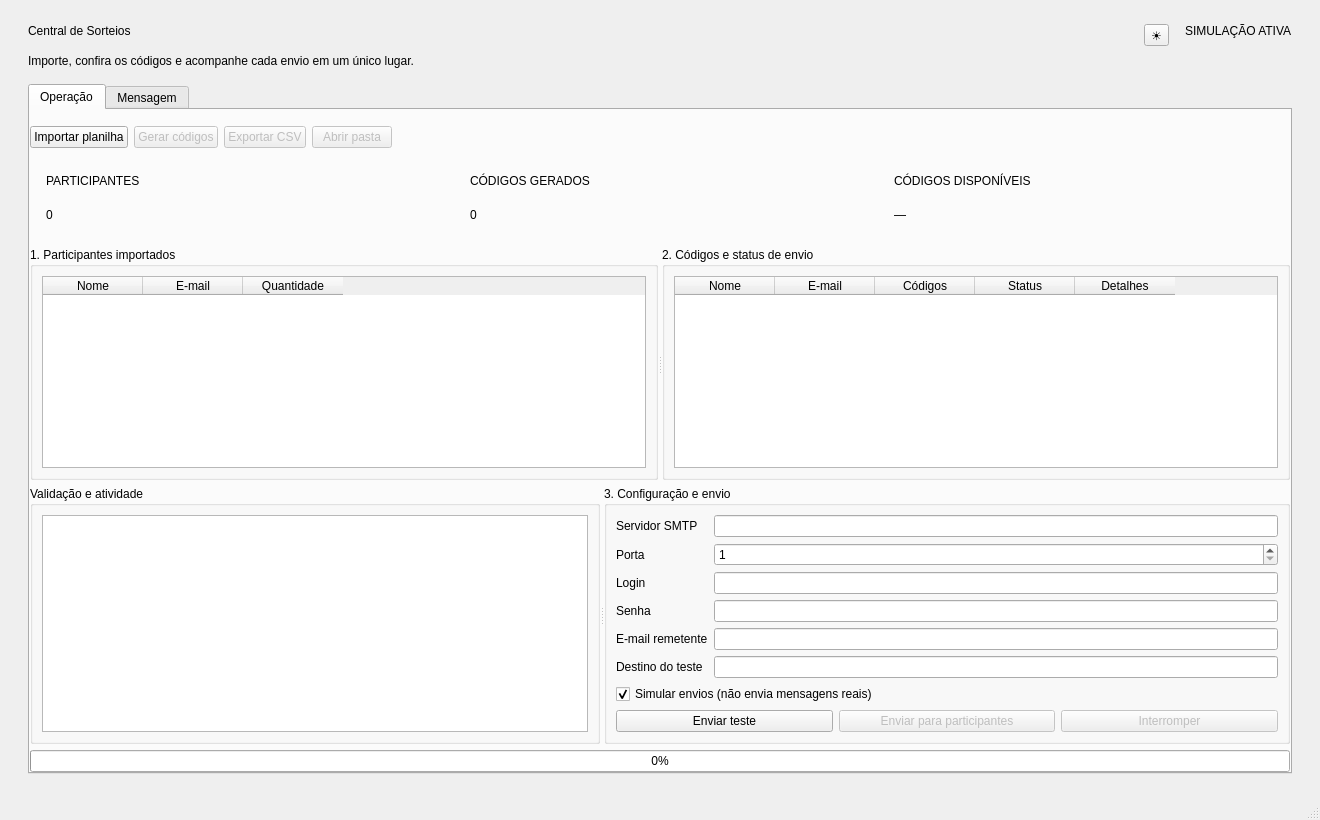
<?xml version="1.0" encoding="UTF-8"?>
<ui version="4.0">
 <class>MainWindow</class>
 <widget class="QMainWindow" name="MainWindow">
  <property name="geometry">
   <rect>
    <x>0</x>
    <y>0</y>
    <width>1320</width>
    <height>820</height>
   </rect>
  </property>
  <property name="windowTitle">
   <string>Central de Sorteios</string>
  </property>
  <property name="minimumSize">
   <size>
    <width>1100</width>
    <height>720</height>
   </size>
  </property>
  <widget class="QWidget" name="centralwidget">
   <layout class="QVBoxLayout" name="root_layout">
    <property name="spacing">
     <number>16</number>
    </property>
    <property name="leftMargin">
     <number>28</number>
    </property>
    <property name="topMargin">
     <number>24</number>
    </property>
    <property name="rightMargin">
     <number>28</number>
    </property>
    <property name="bottomMargin">
     <number>24</number>
    </property>
    <item>
     <layout class="QHBoxLayout" name="header_layout">
      <item>
       <layout class="QVBoxLayout" name="title_box">
        <item>
         <widget class="QLabel" name="title">
          <property name="text">
           <string>Central de Sorteios</string>
          </property>
         </widget>
        </item>
        <item>
         <widget class="QLabel" name="subtitle">
          <property name="text">
           <string>Importe, confira os códigos e acompanhe cada envio em um único lugar.</string>
          </property>
         </widget>
        </item>
       </layout>
      </item>
      <item>
       <spacer name="header_spacer">
        <property name="orientation">
         <enum>Qt::Horizontal</enum>
        </property>
        <property name="sizeHint" stdset="0">
         <size>
          <width>40</width>
          <height>20</height>
         </size>
        </property>
       </spacer>
      </item>
<item alignment="Qt::AlignTop">
        <widget class="QToolButton" name="theme_button">
        <property name="text">
         <string>☀</string>
        </property>
        <property name="toolTip">
         <string>Alternar para o tema escuro</string>
        </property>
        <property name="accessibleName">
         <string>Alternar tema claro e escuro</string>
        </property>
        <property name="autoRaise">
         <bool>false</bool>
        </property>
       </widget>
      </item>
<item alignment="Qt::AlignTop">
        <widget class="QLabel" name="mode_badge">
        <property name="text">
         <string>SIMULAÇÃO ATIVA</string>
        </property>
        <property name="real" stdset="0">
         <bool>false</bool>
        </property>
       </widget>
      </item>
     </layout>
    </item>
<item>
      <widget class="QTabWidget" name="tabs">
      <property name="currentIndex">
       <number>0</number>
      </property>
      <widget class="QWidget" name="operation_tab">
       <attribute name="title">
        <string>Operação</string>
       </attribute>
       <layout class="QVBoxLayout" name="operation_layout">
        <property name="leftMargin">
         <number>0</number>
        </property>
        <property name="topMargin">
         <number>16</number>
        </property>
        <property name="rightMargin">
         <number>0</number>
        </property>
        <property name="bottomMargin">
         <number>0</number>
        </property>
        <item>
         <layout class="QHBoxLayout" name="actions_layout">
          <item>
           <widget class="QPushButton" name="import_button">
            <property name="text">
             <string>Importar planilha</string>
            </property>
           </widget>
          </item>
          <item>
           <widget class="QPushButton" name="generate_button">
            <property name="text">
             <string>Gerar códigos</string>
            </property>
            <property name="enabled">
             <bool>false</bool>
            </property>
           </widget>
          </item>
          <item>
           <widget class="QPushButton" name="export_button">
            <property name="text">
             <string>Exportar CSV</string>
            </property>
            <property name="enabled">
             <bool>false</bool>
            </property>
           </widget>
          </item>
          <item>
           <widget class="QPushButton" name="open_folder_button">
            <property name="text">
             <string>Abrir pasta</string>
            </property>
            <property name="enabled">
             <bool>false</bool>
            </property>
           </widget>
          </item>
          <item>
           <spacer name="actions_spacer">
            <property name="orientation">
             <enum>Qt::Horizontal</enum>
            </property>
            <property name="sizeHint" stdset="0">
             <size>
              <width>40</width>
              <height>20</height>
             </size>
            </property>
           </spacer>
          </item>
         </layout>
        </item>
        <item>
         <layout class="QGridLayout" name="metrics_layout">
          <property name="horizontalSpacing">
           <number>12</number>
          </property>
          <item row="0" column="0">
           <widget class="QFrame" name="participants_metric">
            <property name="frameShape">
             <enum>QFrame::NoFrame</enum>
            </property>
            <layout class="QVBoxLayout" name="participants_metric_layout">
             <property name="leftMargin">
              <number>16</number>
             </property>
             <property name="topMargin">
              <number>12</number>
             </property>
             <property name="rightMargin">
              <number>16</number>
             </property>
             <property name="bottomMargin">
              <number>12</number>
             </property>
             <item>
              <widget class="QLabel" name="participants_metric_label">
               <property name="text">
                <string>PARTICIPANTES</string>
               </property>
              </widget>
             </item>
             <item>
              <widget class="QLabel" name="participants_metric_value">
               <property name="text">
                <string>0</string>
               </property>
               <property name="class" stdset="0">
                <string>value</string>
               </property>
              </widget>
             </item>
            </layout>
           </widget>
          </item>
          <item row="0" column="1">
           <widget class="QFrame" name="codes_metric">
            <property name="frameShape">
             <enum>QFrame::NoFrame</enum>
            </property>
            <layout class="QVBoxLayout" name="codes_metric_layout">
             <property name="leftMargin">
              <number>16</number>
             </property>
             <property name="topMargin">
              <number>12</number>
             </property>
             <property name="rightMargin">
              <number>16</number>
             </property>
             <property name="bottomMargin">
              <number>12</number>
             </property>
             <item>
              <widget class="QLabel" name="codes_metric_label">
               <property name="text">
                <string>CÓDIGOS GERADOS</string>
               </property>
              </widget>
             </item>
             <item>
              <widget class="QLabel" name="codes_metric_value">
               <property name="text">
                <string>0</string>
               </property>
               <property name="class" stdset="0">
                <string>value</string>
               </property>
              </widget>
             </item>
            </layout>
           </widget>
          </item>
          <item row="0" column="2">
           <widget class="QFrame" name="available_metric">
            <property name="frameShape">
             <enum>QFrame::NoFrame</enum>
            </property>
            <layout class="QVBoxLayout" name="available_metric_layout">
             <property name="leftMargin">
              <number>16</number>
             </property>
             <property name="topMargin">
              <number>12</number>
             </property>
             <property name="rightMargin">
              <number>16</number>
             </property>
             <property name="bottomMargin">
              <number>12</number>
             </property>
             <item>
              <widget class="QLabel" name="available_metric_label">
               <property name="text">
                <string>CÓDIGOS DISPONÍVEIS</string>
               </property>
              </widget>
             </item>
             <item>
              <widget class="QLabel" name="available_metric_value">
               <property name="text">
                <string>—</string>
               </property>
               <property name="class" stdset="0">
                <string>value</string>
               </property>
              </widget>
             </item>
            </layout>
           </widget>
          </item>
         </layout>
        </item>
        <item>
         <widget class="QSplitter" name="splitter">
          <property name="orientation">
           <enum>Qt::Horizontal</enum>
          </property>
          <widget class="QGroupBox" name="input_group">
           <property name="title">
            <string>1. Participantes importados</string>
           </property>
           <layout class="QVBoxLayout" name="input_group_layout">
            <item>
             <widget class="QTableWidget" name="input_table">
              <property name="editTriggers">
               <set>QAbstractItemView::NoEditTriggers</set>
              </property>
              <property name="alternatingRowColors">
               <bool>true</bool>
              </property>
              <property name="selectionMode">
               <enum>QAbstractItemView::SingleSelection</enum>
              </property>
              <property name="selectionBehavior">
               <enum>QAbstractItemView::SelectRows</enum>
              </property>
              <attribute name="horizontalHeaderStretchLastSection">
               <bool>false</bool>
              </attribute>
              <attribute name="verticalHeaderVisible">
               <bool>false</bool>
              </attribute>
              <column>
               <property name="text">
                <string>Nome</string>
               </property>
              </column>
              <column>
               <property name="text">
                <string>E-mail</string>
               </property>
              </column>
              <column>
               <property name="text">
                <string>Quantidade</string>
               </property>
              </column>
             </widget>
            </item>
           </layout>
          </widget>
          <widget class="QGroupBox" name="output_group">
           <property name="title">
            <string>2. Códigos e status de envio</string>
           </property>
           <layout class="QVBoxLayout" name="output_group_layout">
            <item>
             <widget class="QTableWidget" name="output_table">
              <property name="editTriggers">
               <set>QAbstractItemView::NoEditTriggers</set>
              </property>
              <property name="alternatingRowColors">
               <bool>true</bool>
              </property>
              <property name="selectionMode">
               <enum>QAbstractItemView::SingleSelection</enum>
              </property>
              <property name="selectionBehavior">
               <enum>QAbstractItemView::SelectRows</enum>
              </property>
              <attribute name="horizontalHeaderStretchLastSection">
               <bool>false</bool>
              </attribute>
              <attribute name="verticalHeaderVisible">
               <bool>false</bool>
              </attribute>
              <column>
               <property name="text">
                <string>Nome</string>
               </property>
              </column>
              <column>
               <property name="text">
                <string>E-mail</string>
               </property>
              </column>
              <column>
               <property name="text">
                <string>Códigos</string>
               </property>
              </column>
              <column>
               <property name="text">
                <string>Status</string>
               </property>
              </column>
              <column>
               <property name="text">
                <string>Detalhes</string>
               </property>
              </column>
             </widget>
            </item>
           </layout>
          </widget>
         </widget>
        </item>
        <item>
         <widget class="QSplitter" name="lower_splitter">
          <property name="orientation">
           <enum>Qt::Horizontal</enum>
          </property>
          <widget class="QGroupBox" name="warnings_group">
           <property name="title">
            <string>Validação e atividade</string>
           </property>
           <layout class="QVBoxLayout" name="warnings_group_layout">
            <item>
             <widget class="QPlainTextEdit" name="activity_log">
              <property name="plainText">
               <string/>
              </property>
              <property name="placeholderText">
               <string>Avisos da planilha e andamento do envio aparecerão aqui.</string>
              </property>
              <property name="readOnly">
               <bool>true</bool>
              </property>
             </widget>
            </item>
           </layout>
          </widget>
          <widget class="QGroupBox" name="smtp_group">
           <property name="title">
            <string>3. Configuração e envio</string>
           </property>
           <layout class="QVBoxLayout" name="smtp_group_layout">
            <item>
             <layout class="QFormLayout" name="smtp_form">
              <item row="0" column="0">
               <widget class="QLabel" name="host_label">
                <property name="text">
                 <string>Servidor SMTP</string>
                </property>
               </widget>
              </item>
              <item row="0" column="1">
               <widget class="QLineEdit" name="host_input"/>
              </item>
              <item row="1" column="0">
               <widget class="QLabel" name="port_label">
                <property name="text">
                 <string>Porta</string>
                </property>
               </widget>
              </item>
              <item row="1" column="1">
               <widget class="QSpinBox" name="port_input">
                <property name="minimum">
                 <number>1</number>
                </property>
                <property name="maximum">
                 <number>65535</number>
                </property>
               </widget>
              </item>
              <item row="2" column="0">
               <widget class="QLabel" name="login_label">
                <property name="text">
                 <string>Login</string>
                </property>
               </widget>
              </item>
              <item row="2" column="1">
               <widget class="QLineEdit" name="login_input"/>
              </item>
              <item row="3" column="0">
               <widget class="QLabel" name="password_label">
                <property name="text">
                 <string>Senha</string>
                </property>
               </widget>
              </item>
              <item row="3" column="1">
               <widget class="QLineEdit" name="password_input">
                <property name="echoMode">
                 <enum>QLineEdit::Password</enum>
                </property>
               </widget>
              </item>
              <item row="4" column="0">
               <widget class="QLabel" name="from_label">
                <property name="text">
                 <string>E-mail remetente</string>
                </property>
               </widget>
              </item>
              <item row="4" column="1">
               <widget class="QLineEdit" name="from_input"/>
              </item>
              <item row="5" column="0">
               <widget class="QLabel" name="test_to_label">
                <property name="text">
                 <string>Destino do teste</string>
                </property>
               </widget>
              </item>
              <item row="5" column="1">
               <widget class="QLineEdit" name="test_to_input"/>
              </item>
             </layout>
            </item>
            <item>
             <widget class="QCheckBox" name="simulate_checkbox">
              <property name="text">
               <string>Simular envios (não envia mensagens reais)</string>
              </property>
              <property name="checked">
               <bool>true</bool>
              </property>
             </widget>
            </item>
            <item>
             <layout class="QHBoxLayout" name="send_actions">
              <item>
               <widget class="QPushButton" name="test_button">
                <property name="text">
                 <string>Enviar teste</string>
                </property>
               </widget>
              </item>
              <item>
               <widget class="QPushButton" name="send_button">
                <property name="text">
                 <string>Enviar para participantes</string>
                </property>
                <property name="enabled">
                 <bool>false</bool>
                </property>
               </widget>
              </item>
              <item>
               <widget class="QPushButton" name="cancel_button">
                <property name="text">
                 <string>Interromper</string>
                </property>
                <property name="enabled">
                 <bool>false</bool>
                </property>
               </widget>
              </item>
             </layout>
            </item>
           </layout>
          </widget>
         </widget>
        </item>
        <item>
         <widget class="QProgressBar" name="progress">
          <property name="visible">
           <bool>false</bool>
          </property>
          <property name="value">
           <number>0</number>
          </property>
          <property name="textVisible">
           <bool>true</bool>
          </property>
         </widget>
        </item>
       </layout>
      </widget>
      <widget class="QWidget" name="message_tab">
       <attribute name="title">
        <string>Mensagem</string>
       </attribute>
       <layout class="QVBoxLayout" name="message_layout">
        <property name="leftMargin">
         <number>0</number>
        </property>
        <property name="topMargin">
         <number>16</number>
        </property>
        <property name="rightMargin">
         <number>0</number>
        </property>
        <property name="bottomMargin">
         <number>0</number>
        </property>
        <item>
         <widget class="QLabel" name="messageIntro">
          <property name="text">
           <string>Escreva em Markdown à esquerda e confira a prévia visual do HTML à direita. As alterações serão usadas na simulação, no teste e no envio real.</string>
          </property>
          <property name="wordWrap">
           <bool>true</bool>
          </property>
         </widget>
        </item>
        <item>
         <layout class="QHBoxLayout" name="subject_row">
          <item>
           <widget class="QLabel" name="subject_label">
            <property name="text">
             <string>Assunto</string>
            </property>
           </widget>
          </item>
          <item>
           <widget class="QLineEdit" name="subject_input">
            <property name="text">
             <string>Seus números para o sorteio</string>
            </property>
           </widget>
          </item>
          <item>
           <widget class="QPushButton" name="reset_button">
            <property name="text">
             <string>Restaurar modelo original</string>
            </property>
           </widget>
          </item>
         </layout>
        </item>
        <item>
         <widget class="QSplitter" name="editor_splitter">
          <property name="orientation">
           <enum>Qt::Horizontal</enum>
          </property>
<widget class="QWidget" name="editor_panel">
            <layout class="QVBoxLayout" name="editor_layout">
             <property name="leftMargin">
              <number>0</number>
             </property>
             <property name="topMargin">
              <number>0</number>
             </property>
             <property name="rightMargin">
              <number>8</number>
             </property>
             <property name="bottomMargin">
              <number>0</number>
             </property>
             <item>
<widget class="QLabel" name="panelLabel">
               <property name="text">
                <string>Markdown</string>
               </property>
              </widget>
             </item>
             <item>
              <widget class="QPlainTextEdit" name="message_input">
              <property name="plainText">
               <string>Olá, **{nome}**!

Agradecemos pela realização da matrícula.

Você recebeu os seguintes números para participar do nosso sorteio:

## {codigos}

Guarde estes números.

Atenciosamente,
**Colégio**</string>
              </property>
              <property name="lineWrapMode">
               <enum>QPlainTextEdit::WidgetWidth</enum>
              </property>
             </widget>
            </item>
           </layout>
          </widget>
<widget class="QWidget" name="preview_panel">
            <layout class="QVBoxLayout" name="preview_layout">
             <property name="leftMargin">
              <number>8</number>
             </property>
             <property name="topMargin">
              <number>0</number>
             </property>
             <property name="rightMargin">
              <number>0</number>
             </property>
             <property name="bottomMargin">
              <number>0</number>
             </property>
             <item>
<widget class="QLabel" name="panelLabel2">
               <property name="text">
                <string>Prévia do e-mail</string>
               </property>
              </widget>
            </item>
            <item>
             <widget class="QTextBrowser" name="message_preview">
              <property name="openExternalLinks">
               <bool>false</bool>
              </property>
              <property name="readOnly">
               <bool>true</bool>
              </property>
             </widget>
            </item>
           </layout>
          </widget>
         </widget>
        </item>
        <item>
         <widget class="QLabel" name="placeholderHelp">
          <property name="text">
           <string>Campos disponíveis: {nome}  {codigos}  {remetente}  {destinatario}. Use negrito, itálico, títulos, listas e links em Markdown.</string>
          </property>
          <property name="wordWrap">
           <bool>true</bool>
          </property>
         </widget>
        </item>
       </layout>
      </widget>
     </widget>
    </item>
   </layout>
  </widget>
  <widget class="QStatusBar" name="statusbar">
   <property name="sizeGripEnabled">
    <bool>true</bool>
   </property>
   <widget class="QLabel" name="status_label">
    <property name="text">
     <string/>
    </property>
   </widget>
  </widget>
 </widget>
 <resources/>
 <connections/>
</ui>
